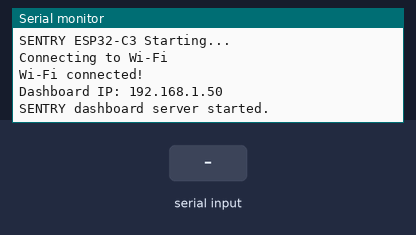
This sketch was run on a simulated STM32 Blue Pill. Parts: the last lines printed to the serial monitor. The inputs (shaded band) are chosen by the test bench. WiFi joins after 1.5 s; servers stay silent unless stated.

Above: at 2.7 s.
2.8 s: "1\n" received over the second serial link
At 3.5 s:
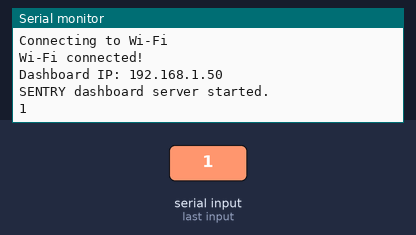
4.3 s: "0\n" received over the second serial link
At 5.8 s:
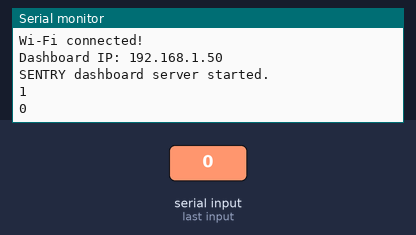

Measured:
- after the input at 2.8 s, the serial monitor: prints a new line at once (image 1)
- after the input at 4.3 s, the serial monitor: prints a new line at once (image 2)

The sketch:

ESP32C3_Telemetr.ino
```cpp
#include <WiFi.h>
#include <WebServer.h>

// STM32 USART2 <-> ESP32-C3 UART
#define STM32_RX 4
#define STM32_TX 5

// Enter your mobile hotspot credentials
const char* ssid = "YOUR_WIFI_NAME";
const char* password = "YOUR_WIFI_PASSWORD";

WebServer server(80);

String latestTelemetry = "Waiting for STM32 data...";
String incomingTelemetry = "";

const size_t MAX_LINE_LENGTH = 250;

// Dashboard webpage
const char webpage[] PROGMEM = R"rawliteral(
<!DOCTYPE html>
<html>
<head>
  <meta name="viewport" content="width=device-width, initial-scale=1">
  <title>SENTRY Robot Telemetry</title>

  <style>
    body {
      background: #101820;
      color: white;
      font-family: Arial, sans-serif;
      text-align: center;
      padding: 25px;
    }

    .card {
      background: #1d2b38;
      padding: 25px;
      margin: 20px auto;
      border-radius: 12px;
      max-width: 650px;
    }

    h1 { color: #00d4ff; }

    #data {
      font-size: 18px;
      line-height: 2;
      overflow-wrap: anywhere;
    }

    .status { color: #00ff99; }
  </style>
</head>

<body>
  <h1>SENTRY Autonomous Robot</h1>
  <p class="status">Wireless Telemetry Dashboard</p>

  <div class="card">
    <h2>Live Sensor Data</h2>
    <div id="data">Waiting for STM32 data...</div>
  </div>

  <p>ESP32-C3 Telemetry Gateway</p>

  <script>
    async function updateData() {
      try {
        const response = await fetch('/data');
        const data = await response.text();
        document.getElementById('data').innerText = data;
      }
      catch (error) {
        document.getElementById('data').innerText =
          'Unable to receive telemetry';
      }
    }

    setInterval(updateData, 500);
    updateData();
  </script>
</body>
</html>
)rawliteral";

void setup() {
  Serial.begin(115200);

  // UART connection to STM32
  Serial1.begin(115200, SERIAL_8N1, STM32_RX, STM32_TX);

  Serial.println("SENTRY ESP32-C3 Starting...");

  // Connect to Wi-Fi
  WiFi.begin(ssid, password);

  Serial.print("Connecting to Wi-Fi");

  while (WiFi.status() != WL_CONNECTED) {
    delay(500);
    Serial.print(".");
  }

  Serial.println();
  Serial.println("Wi-Fi connected!");

  Serial.print("Dashboard IP: ");
  Serial.println(WiFi.localIP());

  // Main dashboard
  server.on("/", HTTP_GET, []() {
    server.send_P(200, "text/html", webpage);
  });

  // Latest telemetry endpoint
  server.on("/data", HTTP_GET, []() {
    server.send(200, "text/plain", latestTelemetry);
  });

  server.begin();

  Serial.println("SENTRY dashboard server started.");
}

void loop() {
  // Read incoming STM32 UART data
  while (Serial1.available()) {
    char c = Serial1.read();

    if (c == '\n') {
      incomingTelemetry.trim();

      if (incomingTelemetry.length() > 0) {
        latestTelemetry = incomingTelemetry;
        Serial.println(latestTelemetry);
      }

      incomingTelemetry = "";
    }
    else if (c != '\r') {
      if (incomingTelemetry.length() < MAX_LINE_LENGTH) {
        incomingTelemetry += c;
      }
      else {
        // Discard an oversized/incomplete line
        incomingTelemetry = "";
      }
    }
  }

  // Handle browser requests
  server.handleClient();
}
```
